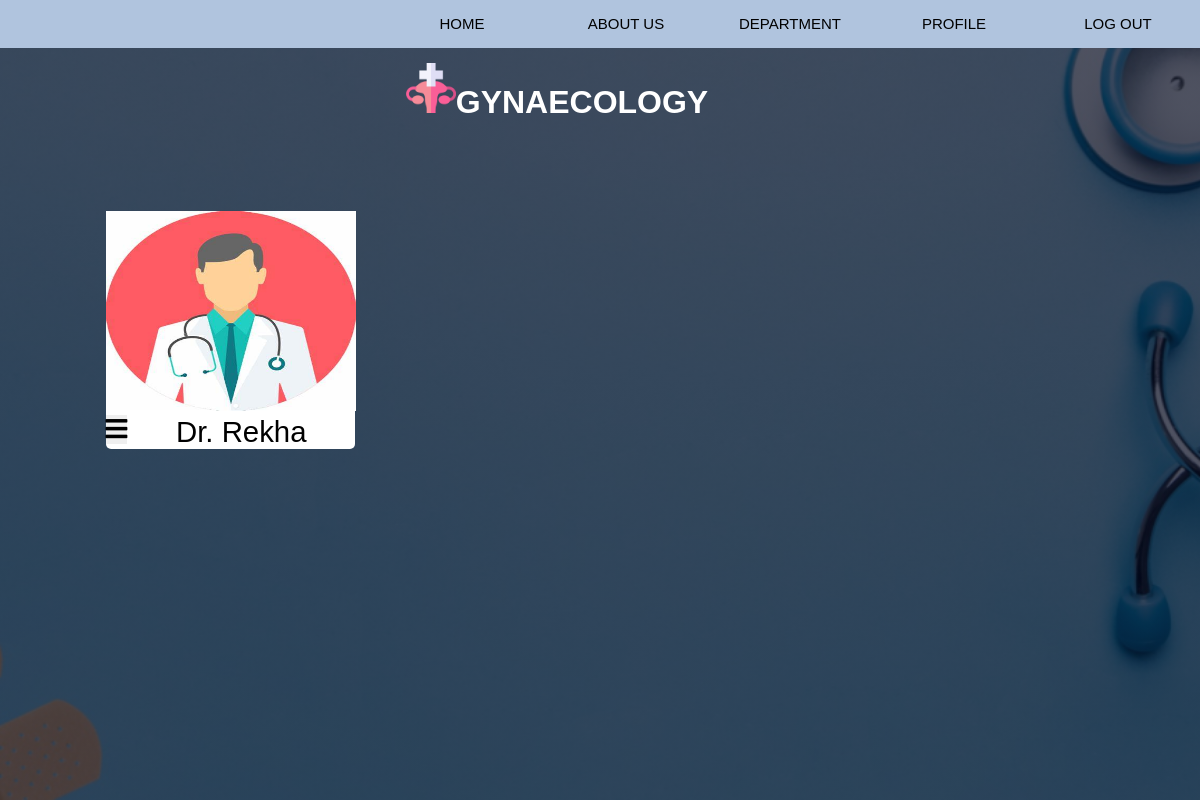
Page /user/gynaecology.php on the committed database.
### tables this page shows
CREATE TABLE `doctors_info` (
  `doctor_id` int(11) NOT NULL,
  `doctor_name` varchar(30) NOT NULL,
  `doctor_specialization` varchar(30) NOT NULL,
  `doctor_phone` varchar(10) NOT NULL,
  `doctor_email` varchar(30) NOT NULL,
  `day_from` varchar(30) NOT NULL,
  `day_to` varchar(30) NOT NULL,
  `time` varchar(255) NOT NULL,
  `doctor_password` varchar(30) NOT NULL,
  `photo` varchar(200) NOT NULL
);

### user/gynaecology.php (the view, shortened to what this page needs)
<?php
$category = 'gynaecology';
?>
<!DOCTYPE html>
<html>
<head>
  <link rel="stylesheet" href="../style3.css">
  <link rel="stylesheet" href="https://cdnjs.cloudflare.com/ajax/libs/font-awesome/5.15.2/css/all.min.css" />
</head>
<body>
  <?php
  include 'header2.php';
  ?>
  <div class="topic">
    <h1> <img src="../images/gyane.png" height="50px">GYNAECOLOGY</h1>
  </div>
  <div class="doctors">
    <?php
    $sql = "SELECT * FROM doctors_info WHERE doctor_specialization='$category'";
    $all_doctors = $conn->query($sql);
    ?>
    <?php
    if ($all_doctors) {
      while ($row = mysqli_fetch_assoc($all_doctors)) {
        ?>
        <div class="doc-menu">
          <img src="<?php echo $row["photo"]; ?>" alt="" height="200mm" width="250mm">
          <div class="btn-one">
            <button class="drop"><i class="fas fa-bars"></i></button>
            <div class="doc-name">
              Dr.
              <?php echo $row["doctor_name"]; ?>
            </div>
            </div>
          </div>
        </div>
        <?php
      }
    } ?>
  </div>

### style3.css (style rules this page uses)
* { margin:0; padding: 0; font-family: 'Poppins', sans-serif; }
.topic { padding-left: 30%; text-align: center; }
.topic h1 { margin-top: 15px; padding: 0 8px 10px; color:white; width: 10cm; }
.doctors { margin-top: 50px; margin-left:20mm; padding:30px; justify-content: space-between; display: inline-flex; column-gap: 50px; }
.doc-menu img { text-align: center; }
.doc-menu { background: #fff; width:66mm; border-radius: 5px; position: relative; display: inline-block; }
.doc-name { font-size:3.3ch; text-align: center; }
.btn-one .drop { font-size: 25px; border: none; float: left; }

### rows in the picture
doctors_info: photo (picture), doctor_name "Rekha"
